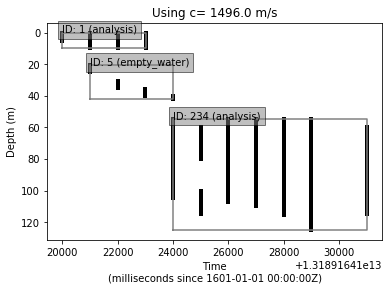

Generate this figure with Python:
# -*- coding: utf-8 -*-
"""
Created on Tue Aug 20 11:44:06 2019

@author: gavinj
"""

import h5py
import matplotlib.pyplot as plt

#Name of the netcdf file
filename = 'demo_mask_vlen.nc'

f = h5py.File(filename, 'r')

#Open the group where the data is located
interp = f['Interpretation/v1']

# Get some variables and attributes
t = interp['mask_times']
d = interp['mask_depths']

d_units = str(interp['mask_depths'].attrs['units'], 'utf-8')

t_units = str(interp['mask_times'].attrs['units'], 'utf-8')
t_calendar = str(interp['mask_times'].attrs['calendar'], 'utf-8')

c = interp['sound_speed'][()]
c_units = str(interp['sound_speed'].attrs['units'], 'utf-8')

bb_upper = interp['min_depth']
bb_lower = interp['max_depth']
bb_left = interp['start_time']
bb_right = interp['end_time']

region_id = interp['id']
region_name = interp['name']
r_type = interp['region_type']
r_type_enum = h5py.check_dtype(enum=interp['region_type'].dtype)
# Convert region types into a text version
r_type_enum = dict(map(reversed, r_type_enum.items()))
r_type_name = [r_type_enum[i] for i in r_type]


#Plot the power of beam
plt.figure(1)
plt.clf()

# plot masks
for i, r in enumerate(d):
    for time, ranges in zip(t[i], r):
        for start, stop in zip(ranges[0::2], ranges[1::2]):
            plt.plot([time, time], [start, stop], linewidth=4, color='k')

# plot bounding boxes
for i, junk in enumerate(bb_upper):
    plt.plot([bb_left[i], bb_right[i], bb_right[i], bb_left[i], bb_left[i]], 
             [bb_lower[i], bb_lower[i], bb_upper[i], bb_upper[i], bb_lower[i]],
             color=(0.5, 0.5, 0.5))
    plt.text(bb_left[i], bb_upper[i], 'ID: ' + str(region_id[i]) 
            + ' (' + r_type_name[i] + ')', 
             bbox=dict(facecolor=(0.5, 0.5, 0.5), alpha=0.5))
plt.title('Using c= ' + str(c) + ' ' + c_units)
ax = plt.gca()
ax.invert_yaxis()

plt.xlabel('Time\n(' + t_units + ')')
plt.ylabel('Depth (' + d_units + ')')

#close dataset
f.close()


plt.savefig('demo_mask_vlen.png', bbox_inches='tight')
